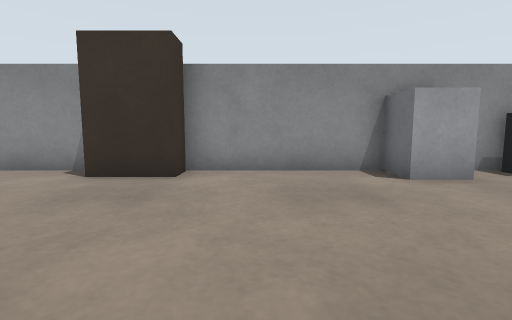
[1] (above)

13 first-person views from a walk through a world built for the Gazebo simulator. The camera is 0.46 m above the floor, tilts 6° down and sees 85° across. The floor is counted in squares, 0.5 m on a side. Each view is taken from the middle of a square. On the plan, view 1 faces up. The plan holds only what a view shows up to about 11 squares ahead; the rest is blank.

[2]
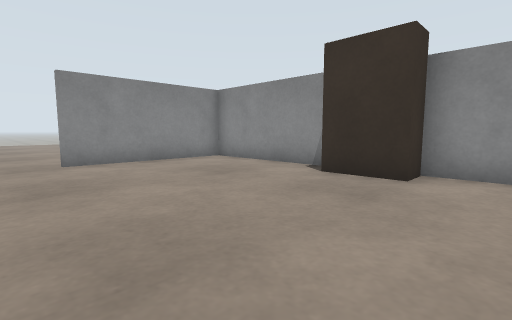

[3]
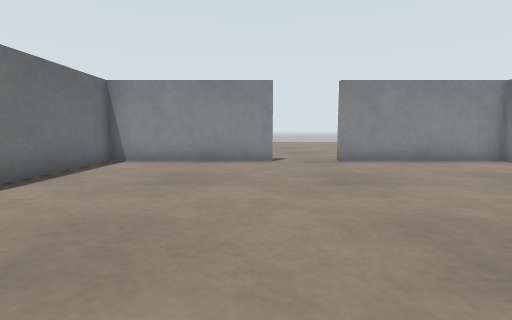

[4]
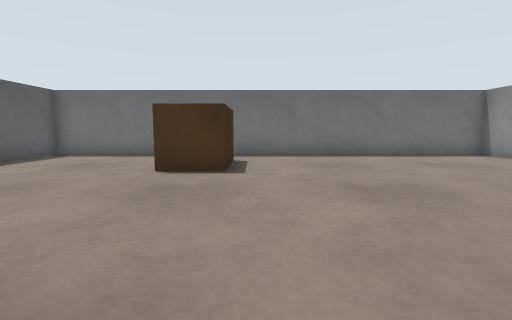

[5]
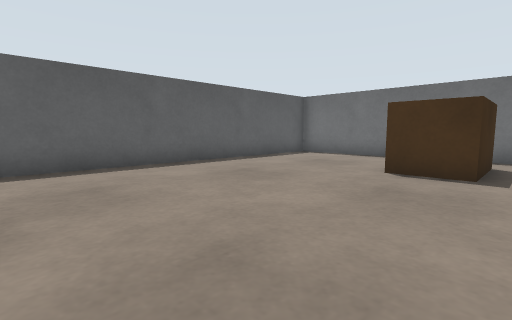

[6]
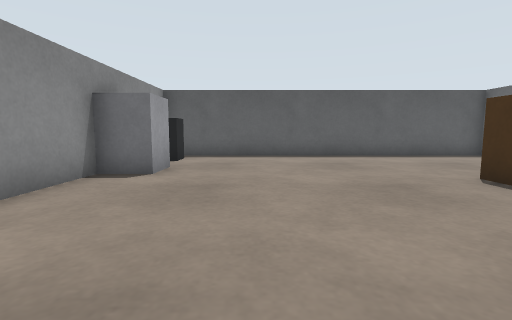

[7]
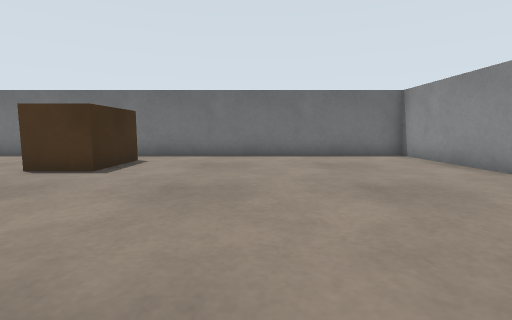

[8]
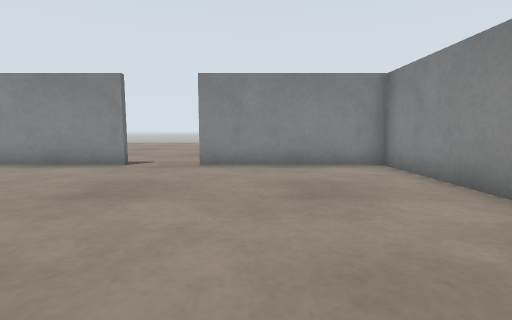

[9]
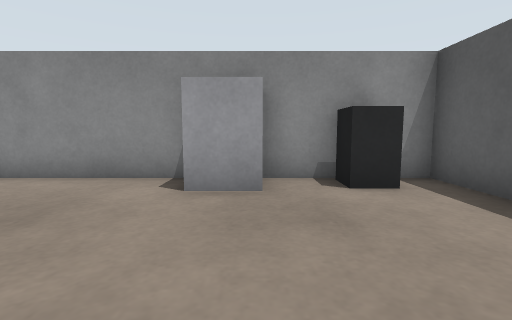

[10]
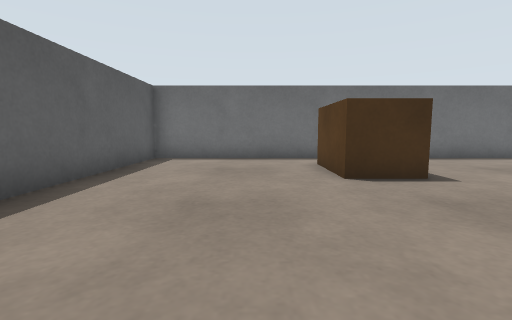

[11]
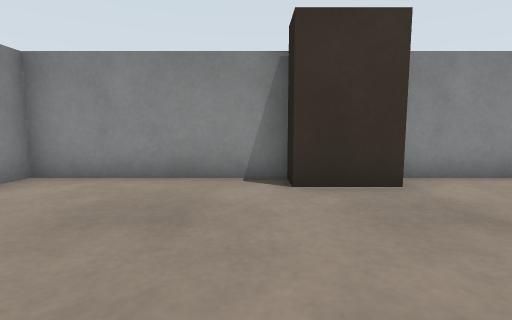

[12]
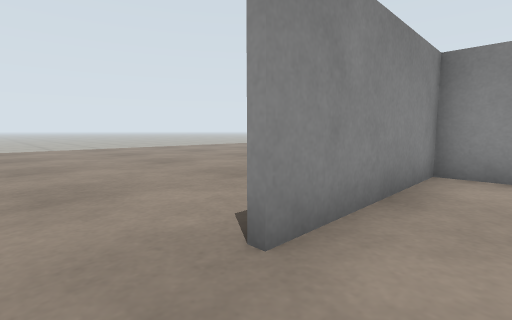

[13]
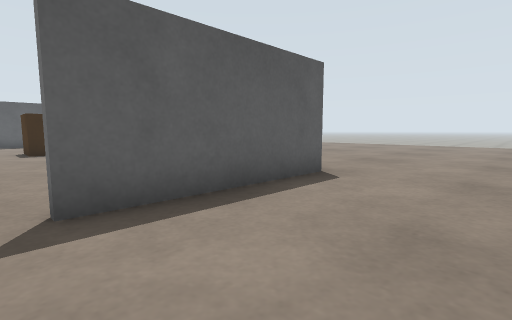

### Floor plan
Points are (right, up) in squares from view 1. A wall is a line through its corners. A room is listed if a view was taken in it or the views show most of it. See-through windows are left out.
Room 1 (views 1, 2, 3, 4, 5, 6, 7, 8, 9, 10, 11, 12)
walls: (-3.4, 6.4) (-8.4, 6.4) (-8.4, 1.5); (-8.4, -0.4) (-8.4, -5.4) (7.4, -5.4) (7.4, 6.4) (-1.6, 6.4)
ways out: opening at (-9, 0.5) to room 2
objects: brown box (-3, 6) to (-2, 6); brown box (1, -3) to (2, -2); grey box (3, 5) to (4, 6); dark grey box (6, 6)
Room 2 (view 13)
walls: (-8.6, -5.6) (-8.6, -0.5)
ways out: opening at (-9, 0.5) to room 1

Positions as (right, up) in squares from view 1, and headings:
1: (0, 0), facing up
2: (0, 0), facing up-left
3: (0, -1), facing left
4: (0, 5), facing down
5: (0, 5), facing down-right
6: (-3, 3), facing right
7: (-3, 5), facing down
8: (-1, 3), facing left
9: (4, 1), facing up
10: (4, 4), facing down
11: (-4, 1), facing up
12: (-7, 0), facing up-left
13: (-12, 0), facing down-right
